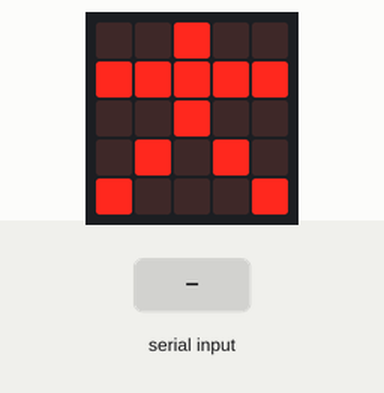
Bench run of a program on a simulated BBC micro:bit (MakeCode). Parts: the board's 5×5 LED display. The inputs (shaded band) are chosen by the test bench.

Above: at 0.1 s.
1.9 s: "1" typed at the serial console
At 3.1 s:
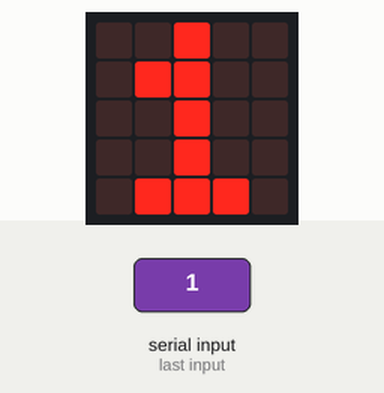
4.9 s: "0" typed at the serial console
At 5.7 s:
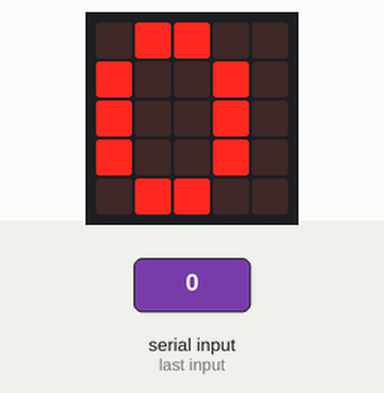
7.9 s: "2" typed at the serial console
At 9.4 s:
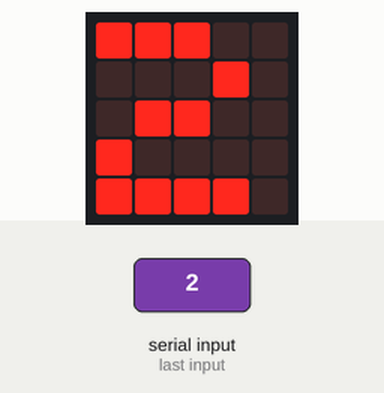
Timing chart, 0 to 10.9 s (numbered marks = the images above; inputs shaded):
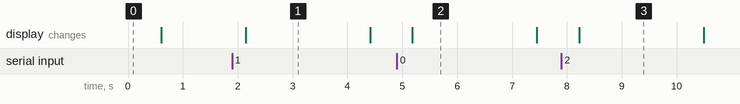

Measured:
- after the input at 1.9 s, the display: changes after 0.24 s (image 1)
- after the input at 4.9 s, the display: changes after 0.28 s (image 2)
- after the input at 7.9 s, the display: changes after 0.32 s (image 3)
- what the display in image 1 shows lasts 2.3 s, from 2.1 s to 4.4 s

The program:

main.ts
```typescript
let results: string[] = []
let datas = ""
serial.redirect(
SerialPin.USB_TX,
SerialPin.USB_RX,
BaudRate.BaudRate9600
)
basic.showIcon(IconNames.StickFigure)
basic.forever(function () {
    datas = serial.readString()
    results = datas.split("|")
    basic.showString("" + (results))
    if (datas) {
        basic.showString("" + (results))
        basic.showString(datas)
    }
})
```

test.ts
```typescript
// 테스트는 여기로 이동합니다; 이 패키지가 확장으로 사용될 때 컴파일되지 않을 것 입니다.
```
